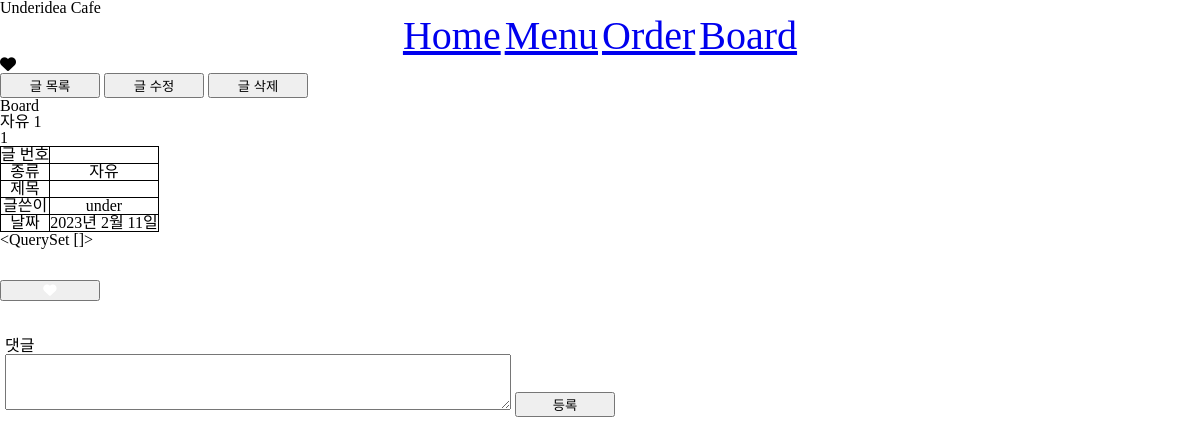
/board/1, run on the app's committed database.
### board/models.py (models this page shows)
class Board(models.Model):
    CATEGORY_CHOICES = [("free", "자유"), ("question", "문의"),]
    category = models.CharField(max_length=20, choices=CATEGORY_CHOICES, default="free")
    title = models.CharField(max_length=200)
    content = models.TextField(max_length=1000)
    writer = models.CharField(max_length=30)
    date_create = models.DateTimeField(default=timezone.now)
    data_update = models.DateTimeField(default=timezone.now)
    status_delete = models.BooleanField(default=False)
    def __str__(self):
        return self.title

### board/views.py (the view)
# urls.py: path('<int:board_id>', read_board, name="board_read"),
def read_board(request, board_id):
    obj_board = Board.objects.get(id=board_id)
    obj_reply = Reply.objects.filter(board_id=board_id)
    print(obj_reply)
    context = {"obj_board" : obj_board, "obj_reply" : obj_reply}
    return  render(request, 'board/read_board.html', context)

### board/templates/board/read_board.html (shortened to what this page needs)
{% extends 'base.html' %}
{% block content %}
<div>
    <button>글 목록</button>
    <button onclick="location.href='{% url 'board_update' board_id=obj_board.id %}'">글 수정</button>
    <button onclick="location.href='{% url 'board_delete' board_id=obj_board.id %}'">글 삭제</button>
</div>
    <div class="container_page_title">
        <h2>Board</h2>
    </div>
    <p>{{obj_board}}</p>
    <p>{{obj_board.id}}</p>
    <table>
        <tbody>
            <tr align="center">
                <td>글 번호</td>
                <td>{{ board.id }}</td>
            </tr>
            <tr align="center">
                <td>종류</td>
                <td>{{ obj_board.get_category_display }}</td>
            </tr>
            <tr align="center">
                <td>제목</td>
                <td>{{ obj_board.get_title_display }}</td>
            </tr>
            <tr align="center">
                <td>글쓴이</td>
                <td>{{ obj_board.writer }}</td>
            </tr>
            <tr align="center">
                <td>날짜</td>
                <td>{{ obj_board.date_create|date:'Y년 M d일'}}</td>
            </tr>
        </tbody>
    </table>
<p>{{obj_reply}}</p>
    <br><br>
    <div>
        <form method="post">
            <button id="good_button" style="color:white" onclick="change_heart"><i class="fa-solid fa-heart"></i></button>
        </form>
    </div>
    <br><br>
    <div>
        <form style="margin:5px" method="post" action="{% url 'reply_create' board_id=obj_board.id %}">
            <h1>댓글</h1>
            <textarea style="width: 500px; height: 50px;" name="content"></textarea>
            <button type="submit">등록</button>
        </form>
    </div>
{% endblock %}

### static/css/index.css (style rules this page uses)
button { width:100px; }
table, tr, td, th { border:1px solid black; }

### data on the page
Board: title "자유 1", id "1", category "자유", writer "under", date_create "2023년 2월 11일"

### other printed values
{{ obj_reply }} "<QuerySet []>"
